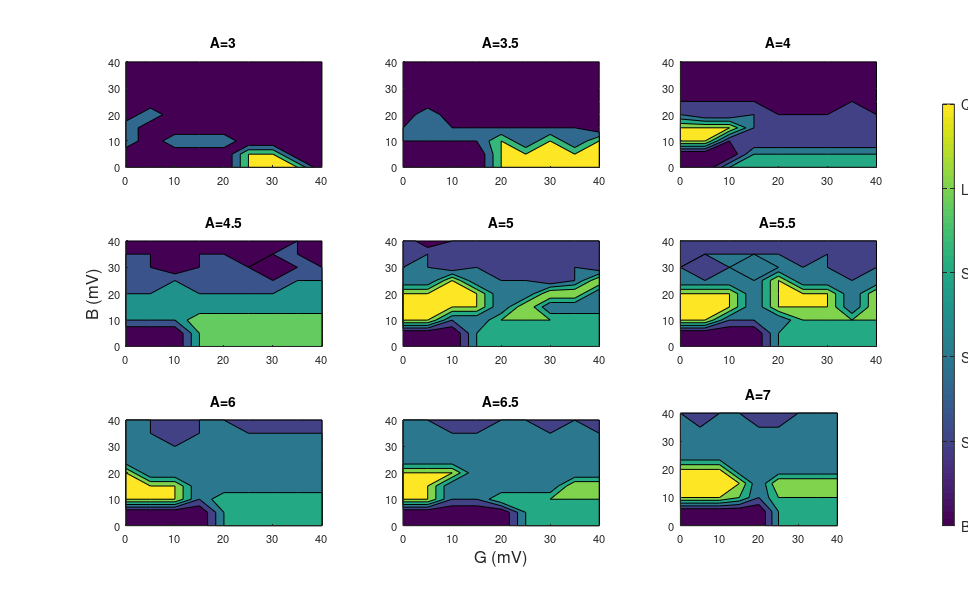

The MATLAB script that drew this image:
% script created by Richard Balson 25/11/2012

% description
% ~~~~~~~~~~~
% This script produces a contour plot of the results from the Wendling
% Model, all results are shown on a single plot

% last edit
% ~~~~~~~~~

% 

% next edit
% ~~~~~~~~~

% 

% Beginning of script
% ~~~~~~~~~~~~~~~~~~~~~

% Clear workspace
% ~~~~~~~~~~~
clear
close all
clc
%%

% Dynamic variables
% ~~~~~~~~~~~~~~~~~~~~~~~~~~

DA = 9; % Number of different values for A
DB = 9; % Number of different values for B
DG =9;% Number of different values for G

Max_A =7;% Specify maximum value for A
Min_A =3; % Specify minimum value for A

Max_B = 40;% Specify maximum value for B
Min_B=0;% Specify minimum value for B

Max_G = 40; %Specify maximum value for G
Min_G =0; %Specify minimum value for G

% Bg =1; % Specify simulation value for background iEEG
% Ss =2;  % Specify simulation value for sporadic spiking iEEG
% Sd =3; % Specify simulation value for sustained discharge of spiking iEEG
% Sr=4; % Specify simulation value for slow rhythmic iEEG
% Lvr =5; %Specify simulation value for low volatage rapid iEEG
% Qs = 6; %Specify simulation value for quasi sinusoidal iEEG

Bg =1; % Specify simulation value for background iEEG
Ss =1.5;  % Specify simulation value for sporadic spiking iEEG
Sd =2; % Specify simulation value for sustained discharge of spiking iEEG
Sr=2.5; % Specify simulation value for slow rhythmic iEEG
Lvr =3; %Specify simulation value for low volatage rapid iEEG
Qs = 3.5; %Specify simulation value for quasi sinusoidal iEEG

% Static Varaibles
% ~~~~~~~~~~~~~~~~~~~~~~~~~~~~~~

A_values = linspace(Min_A,Max_A,DA); % Specify all values for A

B_values = linspace(Min_B,Max_B,DB); % Specify all values for B

G_values = linspace(Min_G,Max_G,DG); % Specify all values for G

% Simulation Results
% ~~~~~~~~~~~~~~~~~~~~~
% A=3

Sim_out(1,:,1) = [Bg*ones(1,5) Sr Sr Sr Bg]; % Results for B=0
Sim_out(2,:,1) = [Bg*ones(1,5) Sr Sr Bg Bg]; % Results for B=5
Sim_out(3,:,1) = [Sd Bg Sd Sd Sd Bg*ones(1,4)]; % Results for B=10
Sim_out(4,:,1) = [Sd Bg*ones(1,8)]; % Results for B=15
Sim_out(5,:,1) = [Bg Sd Bg*ones(1,7)]; % Results for B=20
Sim_out(6,:,1) = [Bg*ones(1,9)]; % Results for B=25
Sim_out(7,:,1) = [Bg*ones(1,9)]; % Results for B=30
Sim_out(8,:,1) = [Bg*ones(1,9)]; % Results for B=35
Sim_out(9,:,1) = [Bg*ones(1,9)]; % Results for B=40

% A =3.5

Sim_out(1,:,2) = [Bg*ones(1,4) Sr*ones(1,5)]; % Results for B=0
Sim_out(2,:,2) = [Bg*ones(1,4) Sr*ones(1,5)]; % Results for B=5
Sim_out(3,:,2) = [Ss*ones(1,4) Sr Ss Sr Ss Sr]; % Results for B=10
Sim_out(4,:,2) = [Ss*ones(1,8) Bg]; % Results for B=15
Sim_out(5,:,2) = [Bg Sd Bg*ones(1,7)]; % Results for B=20
Sim_out(6,:,2) = [Bg*ones(1,9)]; % Results for B=25
Sim_out(7,:,2) = [Bg*ones(1,9)]; % Results for B=30
Sim_out(8,:,2) = [Bg*ones(1,9)]; % Results for B=35
Sim_out(9,:,2) = [Bg*ones(1,9)]; % Results for B=40

% A =4

Sim_out(1,:,3) = [Bg Bg Sr*ones(1,7)]; % Results for B=0
Sim_out(2,:,3) = [Bg Bg Bg Sr*ones(1,6)]; % Results for B=5
Sim_out(3,:,3) = [Qs Qs Ss*ones(1,7)]; % Results for B=10
Sim_out(4,:,3) = [Qs Qs Qs Sd Ss Sd Ss Ss Ss]; % Results for B=15
Sim_out(5,:,3) = [Sd Ss Ss Sd Ss*ones(1,5)]; % Results for B=20
Sim_out(6,:,3) = [Ss*ones(1,4) Bg Bg Bg Ss Bg]; % Results for B=25
Sim_out(7,:,3) = [Bg*ones(1,9)]; % Results for B=30
Sim_out(8,:,3) = [Bg*ones(1,9)]; % Results for B=35
Sim_out(9,:,3) = [Bg*ones(1,9)]; % Results for B=40


% A=4.5

Sim_out(1,:,4) = [Bg Bg Bg Sr*ones(1,6)]; % Results for B=0
Sim_out(2,:,4) = [Bg Bg Bg Sr*ones(1,6)]; % Results for B=5
Sim_out(3,:,4) = [Sd Sd Sd Lvr*ones(1,6)]; % Results for B=10
Sim_out(4,:,4) = [Sd*ones(1,9)]; % Results for B=15
Sim_out(5,:,4) = [Sd*ones(1,9)]; % Results for B=20
Sim_out(6,:,4) = [Ss Ss Sd Ss*ones(1,4) Sd Sd]; % Results for B=25
Sim_out(7,:,4) = [Ss Ss Bg Ss Ss Ss Bg Ss Ss]; % Results for B=30
Sim_out(8,:,4) = [Ss Ss Bg Ss Ss Bg Ss Ss Bg]; % Results for B=35
Sim_out(9,:,4) = [Bg*ones(1,5) Ss Bg Ss Bg]; % Results for B=40

% A =5

Sim_out(1,:,5) = [Bg Bg Bg Sr*ones(1,6)]; % Results for B=0
Sim_out(2,:,5) = [Bg Bg Bg Sr*ones(1,6)]; % Results for B=5
Sim_out(3,:,5) = [Qs Qs Sd Sd Lvr*ones(1,5)]; % Results for B=10
Sim_out(4,:,5) = [Qs*ones(1,4) Sd Qs Sd Sd Sd]; % Results for B=15
Sim_out(5,:,5) = [Qs*ones(1,4) Sd Sd Qs Qs Sd]; % Results for B=20
Sim_out(6,:,5) = [Sd Sd Qs Sd Sd Sd Ss Sd Qs]; % Results for B=25
Sim_out(7,:,5) = [Sd Sd Ss Sd Ss Ss Ss Sd Ss]; % Results for B=30
Sim_out(8,:,5) = [Ss Sd Ss*ones(1,7)]; % Results for B=35
Sim_out(9,:,5) = [Sd Bg Ss*ones(1,7)]; % Results for B=40

% A =5.5

Sim_out(1,:,6) = [Bg*ones(1,4) Sr*ones(1,5)]; % Results for B=0
Sim_out(2,:,6) = [Bg*ones(1,4) Sr*ones(1,5)]; % Results for B=5
Sim_out(3,:,6) = [Qs Qs Sd Sd Sd Lvr*ones(1,4)]; % Results for B=10
Sim_out(4,:,6) = [Qs Qs Qs Sd Qs Qs Qs Sd Qs]; % Results for B=15
Sim_out(5,:,6) = [Qs Qs Qs Sd Qs Qs Qs Sd Qs]; % Results for B=20
Sim_out(6,:,6) = [Sd*ones(1,4) Qs Sd*ones(1,4)]; % Results for B=25
Sim_out(7,:,6) = [Sd Ss Sd Ss Sd Sd Sd Ss Sd]; % Results for B=30
Sim_out(8,:,6) = [Ss Sd*ones(1,4) Ss Sd Ss Sd]; % Results for B=35
Sim_out(9,:,6) = [Ss*ones(1,9)]; % Results for B=40

% A=6

Sim_out(1,:,7) = [Bg*ones(1,4) Sr*ones(1,5)]; % Results for B=0
Sim_out(2,:,7) = [Bg*ones(1,4) Sr*ones(1,5)]; % Results for B=5
Sim_out(3,:,7) = [Qs Qs Qs Sd Lvr*ones(1,5)]; % Results for B=10
Sim_out(4,:,7) = [Qs Qs Qs Sd*ones(1,6)]; % Results for B=15
Sim_out(5,:,7) = [Qs Sd*ones(1,8)]; % Results for B=20
Sim_out(6,:,7) = [Sd*ones(1,9)]; % Results for B=25
Sim_out(7,:,7) = [Sd*ones(1,9)]; % Results for B=30
Sim_out(8,:,7) = [Sd Sd Ss Sd*ones(1,6)]; % Results for B=35
Sim_out(9,:,7) = [Sd Sd Ss Sd Sd Ss*ones(1,4)]; % Results for B=40

% A =6.5

Sim_out(1,:,8) = [Bg*ones(1,5) Sr*ones(1,4)]; % Results for B=0
Sim_out(2,:,8) = [Bg*ones(1,5) Sr*ones(1,4)]; % Results for B=5
Sim_out(3,:,8) = [Qs Qs Sd Sd Lvr*ones(1,5)]; % Results for B=10
Sim_out(4,:,8) = [Qs Qs Sd*ones(1,5) Qs Qs]; % Results for B=15
Sim_out(5,:,8) = [Qs Qs Qs Sd*ones(1,6)]; % Results for B=20
Sim_out(6,:,8) = [Sd*ones(1,9)]; % Results for B=25
Sim_out(7,:,8) = [Sd*ones(1,9)]; % Results for B=30
Sim_out(8,:,8) = [Sd*ones(1,9)]; % Results for B=35
Sim_out(9,:,8) = [Sd Sd Ss Ss Sd Sd Ss Sd Ss]; % Results for B=40

% A =7

Sim_out(1,:,9) = [Bg*ones(1,5) Sr*ones(1,4)]; % Results for B=0
Sim_out(2,:,9) = [Bg*ones(1,5) Sr*ones(1,4)]; % Results for B=5
Sim_out(3,:,9) = [Qs Qs Qs Lvr Sd Lvr*ones(1,4)]; % Results for B=10
Sim_out(4,:,9) = [Qs*ones(1,4) Sd Qs*ones(1,4)]; % Results for B=15
Sim_out(5,:,9) = [Qs Qs Qs Sd*ones(1,6)]; % Results for B=20
Sim_out(6,:,9) = [Sd*ones(1,9)]; % Results for B=25
Sim_out(7,:,9) = [Sd*ones(1,9)]; % Results for B=30
Sim_out(8,:,9) = [Sd*ones(1,9)]; % Results for B=35
Sim_out(9,:,9) = [Sd Ss Sd Sd Ss Ss Sd Sd Sd]; % Results for B=40

    % defines bits for plotting
    % ~~~~~~~~~~~~~~~~~~~~~~~~~
    label_fontsize = 10;            % point
    tick_fontsize = 8;              % point
    fig_left_pos = 5;               % cms
    fig_bottom_pos = 5;             % cms
    fig_width = 8.2;                % cms
    fig_height = 5;                 % cms
    fig_dirname = 'C:\Users\Richard\Desktop\PhD\Projects\Images\Images\fig';              % default directory for figure files
    fig_name = 'FR2PSPKernel.fig';
    fig_dirandname = [fig_dirname fig_name];
    colorbar_font = 6;
    % Plot 
    % ~~~~~~~~~~~~~~~~~~~~~
    
    % A =3
        plot_length =3;
        plot_width = ceil(DA/plot_length); 
                fig = figure('name',['WMSim_Results'],...
        'units','centimeters',...
        'position',[fig_left_pos fig_bottom_pos plot_width*fig_width plot_length*fig_height],...
        'papersize',[plot_width*fig_width plot_length*fig_height],...
        'filename',fig_dirandname,...
        'PaperPositionMode','auto');
    for k = 1:DA
        A = A_values(k)*10;
    subplot(plot_length,plot_width,k),contourf(G_values,B_values,Sim_out(:,:,k),[1,Bg:0.5:Qs]);
    hold on
%     view(0,90)
    set(gca,'fontsize',tick_fontsize)
    if k ==8
    xlabel('G (mV)','fontsize',label_fontsize+2)
    end
    if k == 4
    ylabel('B (mV)','fontsize',label_fontsize+2) 
    end

%         set(a,'fontsize',colorbar_font);
%             b= get(a,'OuterPosition')
%     set(a,'OuterPosition',[b(1) b(2) b(3) 1*b(4)]);

%     b= get(a,'Position')
%     set(a,'Position',[b(1) b(2) b(3) 0.5*b(4)]);
%     b= get(fig,'Position')
%     set(fig,'Position',[b(1) b(2) b(3) 0.9*b(4)])
    axis tight
    title(['A=',num2str(A_values(k))],'fontsize',label_fontsize);
    box off;
    
    end
    
    a= colorbar('YTickLabel',{'BG','SS','SDS','SR','LVR','QS'});
    caxis([Bg Qs]);
    b = get(a,'Position');
    set(a,'Position',[1.1*b(1) b(2) b(3) 1.25*plot_length*b(4)]);
    print(gcf, '-dpdf', '-r600', ['Wendling_Sim_Results_all.pdf'])

